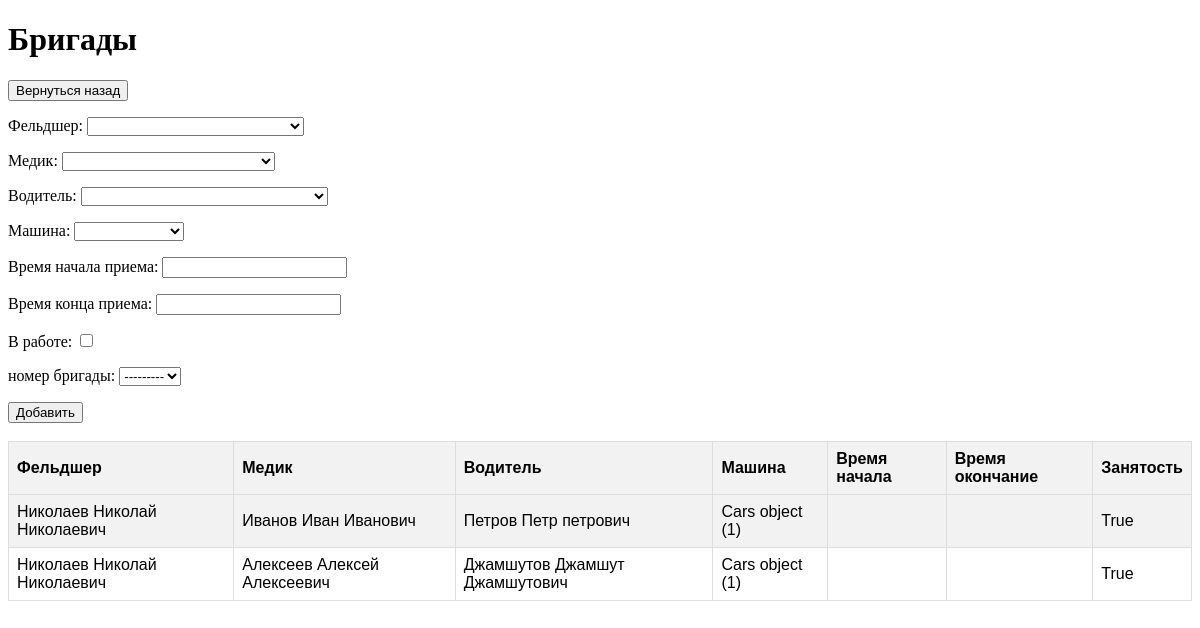
Screenshot of /brigades with the database file from the repository.
### myapp/models.py (models this page shows, shortened)
class BrigadeNumber(models.Model):
    number = models.CharField(max_length=255, null=True)
    def __str__(self):
        return self.number

class Brigade(models.Model):
   feldsher = models.ForeignKey(Feldshers, on_delete=models.DO_NOTHING, null=True)
   med = models.ForeignKey(Meds, on_delete=models.DO_NOTHING, null=True)
   driver = models.ForeignKey(Drivers, on_delete=models.DO_NOTHING, null=True)
   car = models.ForeignKey('Cars', on_delete=models.DO_NOTHING, null=True)
   worktimestart = models.CharField(max_length=255, null=True)
   worktimeend = models.CharField(max_length=255, null=True)
   busy = models.BooleanField(default=False)
   number = models.ForeignKey(BrigadeNumber, on_delete=models.DO_NOTHING, null=True)

class Feldshers(models.Model):
    name = models.CharField(max_length=255, null=True)
    def __str__(self):
        return f"{self.name} "

class Meds(models.Model):
    name = models.CharField(max_length=255, null=True)
    def __str__(self):
        return f"{self.name} "

class Drivers(models.Model):
    name = models.CharField(max_length=255, null=True)
    def __str__(self):
        return str(self.name)

class Cars(models.Model):
    type = models.ForeignKey('TypeCars', on_delete=models.DO_NOTHING)
    number = models.CharField(max_length=255)
    mark = models.CharField(max_length=255)

### myapp/views.py (the view, shortened to what this page needs)
# urls.py: path('brigades', views.brigades, name='brigade'),
def brigades(request):
    objects = Brigade.objects.all().order_by('busy')
    form = BrigadeForm()
    return render(request, 'myapp/brigade.html', {'objects': objects, 'form': form})

### myapp/forms.py
class BrigadeForm(forms.ModelForm):
    feldsher = forms.ModelChoiceField(queryset=Feldshers.objects.all(), label='Фельдшер', empty_label='')
    med = forms.ModelChoiceField(queryset=Meds.objects.all(), label='Медик', empty_label='')
    driver = forms.ModelChoiceField(queryset=Drivers.objects.all(), label='Водитель', empty_label='')
    car = forms.ModelChoiceField(queryset=Cars.objects.all(), label='Машина', empty_label='')
    worktimestart = forms.TimeField(label='Время начала приема',widget=forms.TimeInput(format='%H:%M', attrs={'class': 'form-control'}))
    worktimeend = forms.TimeField(label='Время конца приема',widget=forms.TimeInput(format='%H:%M', attrs={'class': 'form-control'}))
    busy = forms.BooleanField(label='В работе',widget=forms.CheckboxInput(attrs={'class': 'form-check-input'}),required=False)
    number = forms.ModelChoiceField(queryset = BrigadeNumber.objects.all(),label = 'номер бригады')
    class Meta:
        model = Brigade
        fields = '__all__'

### myapp/templates/myapp/brigade.html (shortened to what this page needs)
<!DOCTYPE html>
<html lang="en">
<head>
</head>
<body>
     <h1>Бригады</h1>
    <button class="button"><a href="index" style="color: inherit; text-decoration: none;">Вернуться назад</a></button>
    <form action = "" method = "post">
        {{ form.as_p }}
        <input type = "submit" value = "Добавить" />
    </form>
    <br />
    <table>
        <tr>
            <th>Фельдшер</th>
            <th>Медик</th>
            <th>Водитель</th>
            <th>Машина</th>
            <th>Время начала</th>
            <th>Время окончание</th>
            <th>Занятость</th>
        </tr>
        {% for obj in objects %}
        <tr>
            <td>{{ obj.feldsher }}</td>
            <td>{{ obj.med }}</td>
            <td>{{ obj.driver }}</td>
            <td>{{ obj.car }}</td>
            <td>{{ obj.timestart }}</td>
            <td>{{ obj.timeend }}</td>
            <td>{{ obj.busy }}</td>
        </tr>
        {% endfor %}
    </table>
</body>
</html>

### myapp/templates/myapp/brigade.html (style rules this page uses)
table { font-family: Arial, sans-serif; border-collapse: collapse; width: 100%; }
th, td { border: 1px solid #dddddd; text-align: left; padding: 8px; }
th { background-color: #f2f2f2; }
tr:nth-child(even) { background-color: #f2f2f2; }

### rows the page displays
BrigadeNumber: number "---------"
Brigade: feldsher "Николаев Николай Николаевич", med "Иванов Иван Иванович", driver "Петров Петр петрович", car "Cars object (1)", busy "True"
Brigade: feldsher "Николаев Николай Николаевич", med "Алексеев Алексей Алексеевич", driver "Джамшутов Джамшут Джамшутович", car "Cars object (1)", busy "True"
